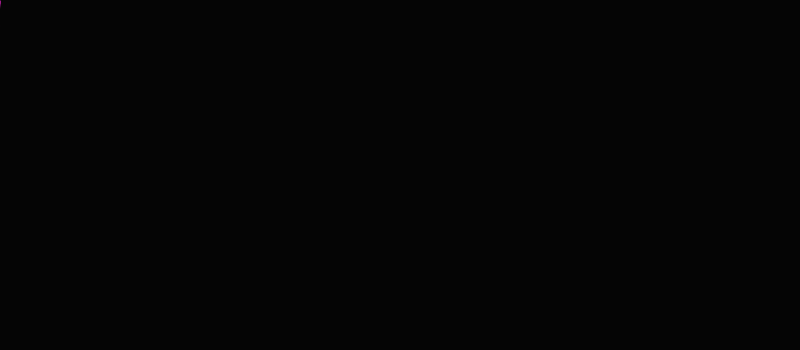
Frame 1 (no input)
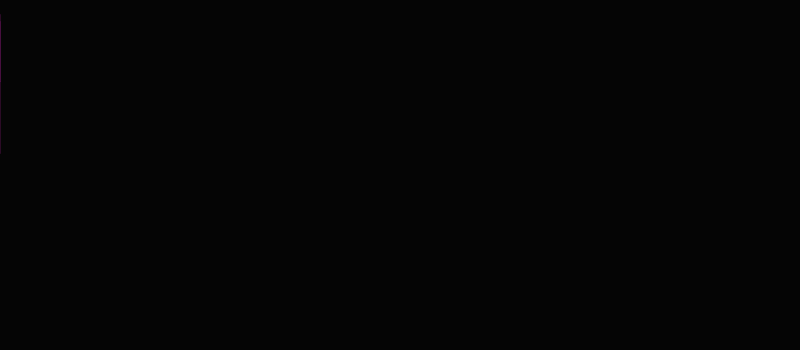
Frame 60 (the mouse pressed at the canvas centre just before this capture)
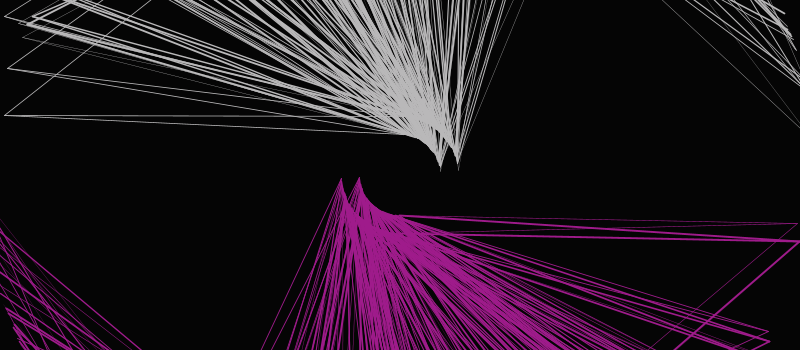
Frame 120 (the mouse held since frame 60 and released just before this capture)

The Processing sketch that drew these frames (run headless with seeded random() and noise(); from frame 60 on, the mouse is pressed at the canvas centre):

// Processing sketch: processing_29699
// ── processing_29699.pde

Gira gira;

void setup() {
  size(800,350);
  gira = new Gira();
   for (int i = 0; i < 200; i=i+1) {
    gira.addTac(new Tac(new PVector(width/2,height/2), 3.0, 0.05));
  }
  smooth();
}

void draw() {
  background(5);
  gira.run();
}
class Gira {
  ArrayList boids; 

  Gira() {
    boids = new ArrayList(); 
  }

  void run() {
    for (int i = 0; i < boids.size(); i++) {
      Tac b = (Tac) boids.get(i);  
      b.run(boids);  
    }
  }

  void addTac(Tac b) {
    boids.add(b);
  }

}




class Tac {

  PVector loc;
  PVector vel;
  PVector acc;
  float r;
  float maxforce;    
    

    Tac(PVector l, float ms, float mf) {
    acc = new PVector(0,0);
    vel = new PVector(random(0,256),random(-256,0));
    loc = l.get();
    r = 9.0;
    
    maxforce = mf;
  }

  void run(ArrayList boids) {
    gira(boids);
    update();
    borders();
    render();
  }

  
  void gira(ArrayList Tac) {
    PVector sep = separate(Tac);     
    sep.mult(2);
    acc.add(sep);
  }

  
  void update() {
    vel.add(acc);
    loc.add(vel);
    acc.mult(0);
  }

  void seek(PVector target) {
    acc.add(steer(target,false));
  }

  void arrive(PVector target) {
    acc.add(steer(target,true));
  }

  
  PVector steer(PVector target, boolean slowdown) {
    PVector steer;  
    PVector desired = target.sub(target,loc);  
    float d = desired.mag(); 
    if (d > 10) {
      desired.normalize();
      steer = target.sub(desired,vel);  
    } 
    else {
      steer = new PVector(0,0);
    }
    return steer;
  }
  
  

  void render() {
    
    strokeWeight(random(2)); 
    float theta = vel.heading2D() + PI/2;
  
    if(theta < 6) { 
    stroke(#9F1B8B); 
  }
   
   if(theta > 2) {   
    stroke(#B9B8B9); 
  } 
  
 
    
  float x1 = random(width); 
  float x2 = random(height);
    
    
    pushMatrix();
    translate(mouseX,mouseY);
    rotate(theta);
    line(mouseX,x2,second()/100,millis()/100);
    line(mouseX,x2,second()/60,millis()/70);
    line(mouseX,x2,second()/40,millis()/10);
    popMatrix();
    
  }

 
  void borders() {
    if (loc.x < -r) loc.x = width+r;
    if (loc.y < -r) loc.y = height+r;
    if (loc.x > width+r) loc.x = -r;
    if (loc.y > height+r) loc.y = -r;
  }

  
  PVector separate (ArrayList boids) {
    float desiredseparation = 1.0;
    PVector steer = new PVector(0,0,0);
    int count = 0;
      for (int i = 0 ; i < boids.size(); i++) {
      Tac other = (Tac) boids.get(i);
      float d = PVector.dist(loc,other.loc);
      if ((d > 0) && (d < desiredseparation)) {
        PVector diff = PVector.sub(loc,other.loc);             
        steer.add(diff);
                    
      }
    }
     
    if (steer.mag() > 0) {
      steer.normalize();
      steer.sub(vel);

    }
    return steer;
  }

  

  
}
                
